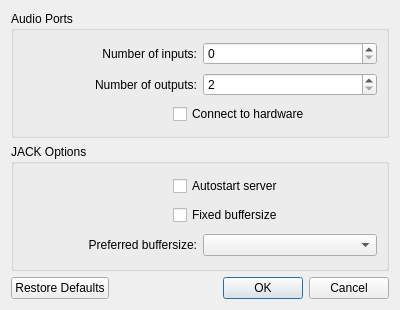
<?xml version="1.0" encoding="UTF-8"?>
<ui version="4.0">
 <class>WineASIOSettings</class>
 <widget class="QDialog" name="WineASIOSettings">
  <property name="geometry">
   <rect>
    <x>0</x>
    <y>0</y>
    <width>400</width>
    <height>310</height>
   </rect>
  </property>
  <property name="windowTitle">
   <string>Dialog</string>
  </property>
  <layout class="QVBoxLayout" name="verticalLayout">
   <item>
    <widget class="QGroupBox" name="group_ports">
     <property name="title">
      <string>Audio Ports</string>
     </property>
     <layout class="QVBoxLayout" name="verticalLayout_22">
      <item>
       <layout class="QHBoxLayout" name="layout_ports_in">
        <item>
         <widget class="QLabel" name="label_ports_in">
          <property name="toolTip">
           <string>Number of jack ports that wineasio will try to open.
Default is 16</string>
          </property>
          <property name="text">
           <string>Number of inputs:</string>
          </property>
          <property name="alignment">
           <set>Qt::AlignRight|Qt::AlignTrailing|Qt::AlignVCenter</set>
          </property>
         </widget>
        </item>
        <item>
         <widget class="QSpinBox" name="sb_ports_in">
          <property name="toolTip">
           <string>Number of jack ports that wineasio will try to open.
Default is 16</string>
          </property>
          <property name="maximum">
           <number>128</number>
          </property>
          <property name="singleStep">
           <number>2</number>
          </property>
         </widget>
        </item>
       </layout>
      </item>
      <item>
       <layout class="QHBoxLayout" name="layout_ports_out">
        <item>
         <widget class="QLabel" name="label_ports_out">
          <property name="toolTip">
           <string>Number of jack ports that wineasio will try to open.
Default is 16</string>
          </property>
          <property name="text">
           <string>Number of outputs:</string>
          </property>
          <property name="alignment">
           <set>Qt::AlignRight|Qt::AlignTrailing|Qt::AlignVCenter</set>
          </property>
         </widget>
        </item>
        <item>
         <widget class="QSpinBox" name="sb_ports_out">
          <property name="toolTip">
           <string>Number of jack ports that wineasio will try to open.
Default is 16</string>
          </property>
          <property name="minimum">
           <number>2</number>
          </property>
          <property name="maximum">
           <number>128</number>
          </property>
          <property name="singleStep">
           <number>2</number>
          </property>
         </widget>
        </item>
       </layout>
      </item>
      <item>
       <layout class="QHBoxLayout" name="layout_ports_connect_hw">
        <item>
         <spacer name="spacer_ports_connect_hw">
          <property name="orientation">
           <enum>Qt::Horizontal</enum>
          </property>
          <property name="sizeType">
           <enum>QSizePolicy::Fixed</enum>
          </property>
          <property name="sizeHint" stdset="0">
           <size>
            <width>150</width>
            <height>20</height>
           </size>
          </property>
         </spacer>
        </item>
        <item>
         <widget class="QCheckBox" name="cb_ports_connect_hw">
          <property name="toolTip">
           <string>Try to connect the asio channels to the
physical I/O ports on your hardware.
Default is on</string>
          </property>
          <property name="text">
           <string>Connect to hardware</string>
          </property>
         </widget>
        </item>
       </layout>
      </item>
     </layout>
    </widget>
   </item>
   <item>
    <widget class="QGroupBox" name="group_jack">
     <property name="title">
      <string>JACK Options</string>
     </property>
     <layout class="QVBoxLayout" name="verticalLayout_23">
      <item>
       <layout class="QHBoxLayout" name="layout_jack_autostart">
        <item>
         <spacer name="spacer_jack_autostart">
          <property name="orientation">
           <enum>Qt::Horizontal</enum>
          </property>
          <property name="sizeType">
           <enum>QSizePolicy::Fixed</enum>
          </property>
          <property name="sizeHint" stdset="0">
           <size>
            <width>150</width>
            <height>20</height>
           </size>
          </property>
         </spacer>
        </item>
        <item>
         <widget class="QCheckBox" name="cb_jack_autostart">
          <property name="toolTip">
           <string>Enable wineasio to launch the jack server.
Default is off</string>
          </property>
          <property name="text">
           <string>Autostart server</string>
          </property>
         </widget>
        </item>
       </layout>
      </item>
      <item>
       <layout class="QHBoxLayout" name="layout_jack_fixed_bsize">
        <item>
         <spacer name="spacer_jack_fixed_bsize">
          <property name="orientation">
           <enum>Qt::Horizontal</enum>
          </property>
          <property name="sizeType">
           <enum>QSizePolicy::Fixed</enum>
          </property>
          <property name="sizeHint" stdset="0">
           <size>
            <width>150</width>
            <height>20</height>
           </size>
          </property>
         </spacer>
        </item>
        <item>
         <widget class="QCheckBox" name="cb_jack_fixed_bsize">
          <property name="toolTip">
           <string>When on, an asio app will be able to change the jack buffer size.
Default is off</string>
          </property>
          <property name="text">
           <string>Fixed buffersize</string>
          </property>
         </widget>
        </item>
       </layout>
      </item>
      <item>
       <layout class="QHBoxLayout" name="layout_jack_buffer_size">
        <item>
         <widget class="QLabel" name="label_jack_buffer_size">
          <property name="text">
           <string>Preferred buffersize:</string>
          </property>
          <property name="alignment">
           <set>Qt::AlignRight|Qt::AlignTrailing|Qt::AlignVCenter</set>
          </property>
         </widget>
        </item>
        <item>
         <widget class="QComboBox" name="cb_jack_buffer_size"/>
        </item>
       </layout>
      </item>
     </layout>
    </widget>
   </item>
   <item>
    <widget class="QDialogButtonBox" name="buttonBox">
     <property name="orientation">
      <enum>Qt::Horizontal</enum>
     </property>
     <property name="standardButtons">
      <set>QDialogButtonBox::Cancel|QDialogButtonBox::Ok|QDialogButtonBox::RestoreDefaults</set>
     </property>
    </widget>
   </item>
  </layout>
 </widget>
 <resources/>
 <connections>
  <connection>
   <sender>buttonBox</sender>
   <signal>accepted()</signal>
   <receiver>WineASIOSettings</receiver>
   <slot>accept()</slot>
   <hints>
    <hint type="sourcelabel">
     <x>248</x>
     <y>254</y>
    </hint>
    <hint type="destinationlabel">
     <x>157</x>
     <y>274</y>
    </hint>
   </hints>
  </connection>
  <connection>
   <sender>buttonBox</sender>
   <signal>rejected()</signal>
   <receiver>WineASIOSettings</receiver>
   <slot>reject()</slot>
   <hints>
    <hint type="sourcelabel">
     <x>316</x>
     <y>260</y>
    </hint>
    <hint type="destinationlabel">
     <x>286</x>
     <y>274</y>
    </hint>
   </hints>
  </connection>
 </connections>
</ui>
